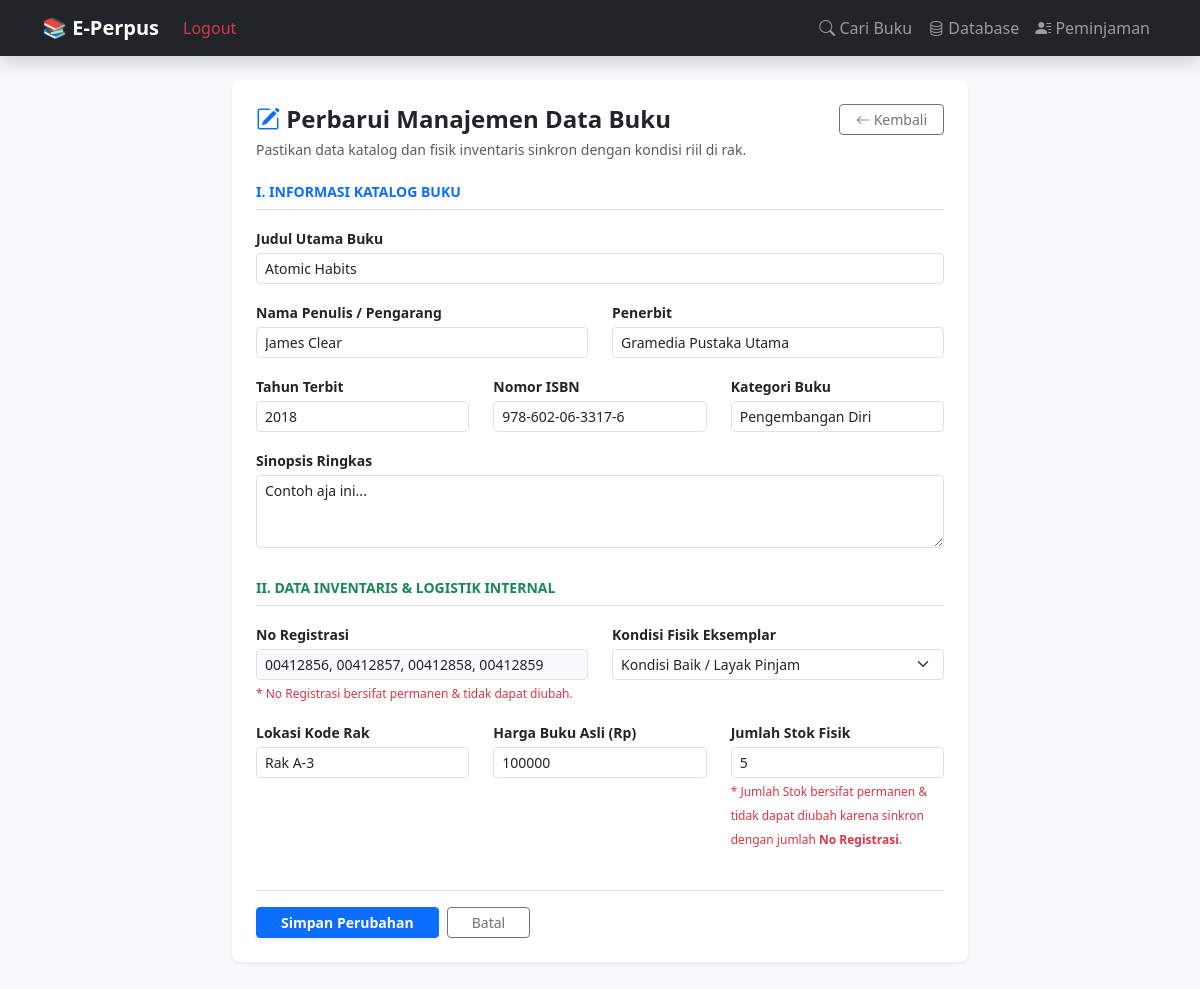
Page /edit/4 (signed in) on the earlier database version.
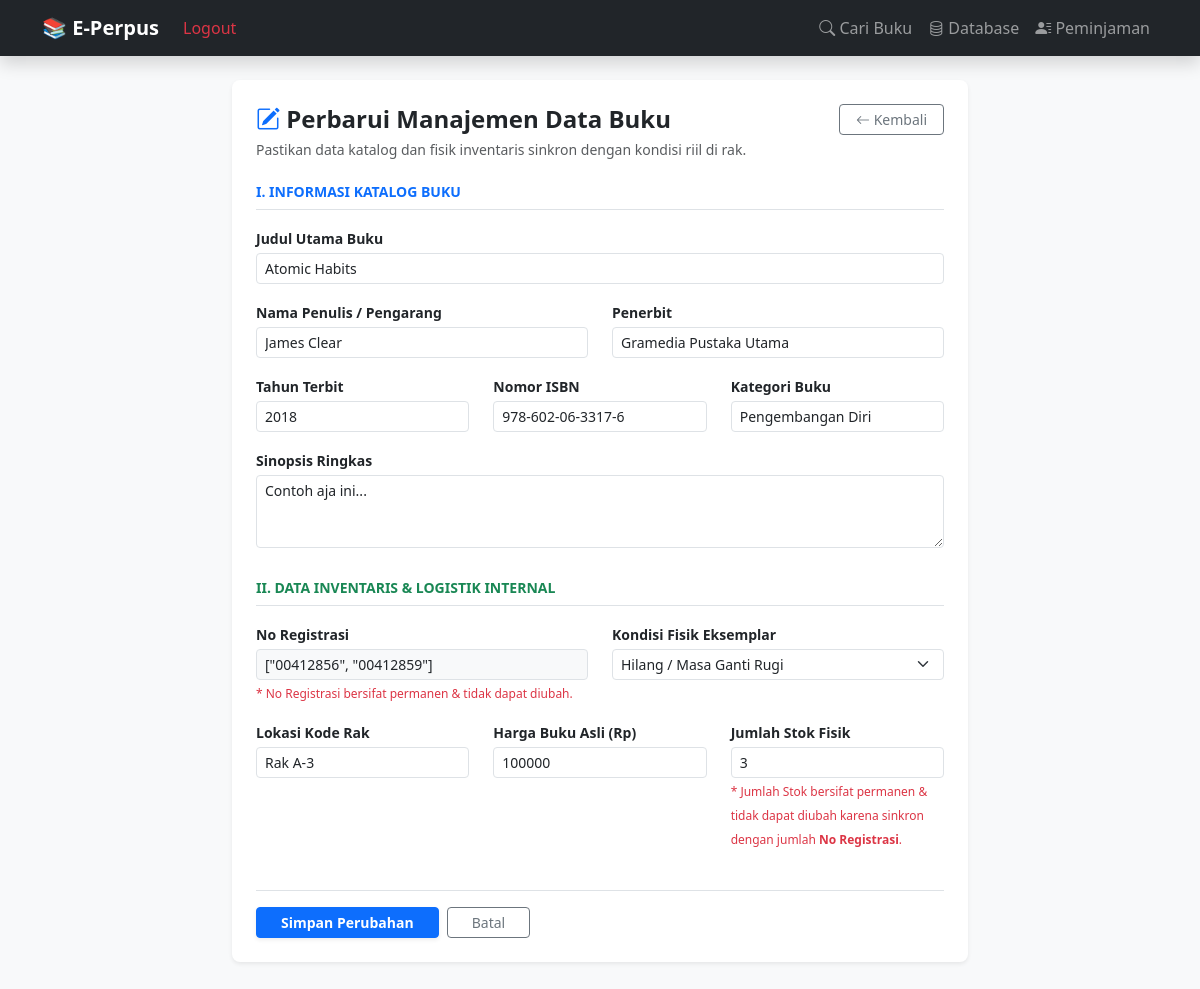
Same page on the later database version.
### tables this page shows
CREATE TABLE buku (
            id INTEGER PRIMARY KEY AUTOINCREMENT,
            -- Data Katalog (Publik)
            judul TEXT NOT NULL,
            sub_judul TEXT,
            penulis TEXT,
            penerbit TEXT,
            tahun_terbit TEXT,
            isbn TEXT,
            kategori TEXT,
            sinopsis TEXT,
            cover_img TEXT,
            -- Data Inventaris (Internal Pustakawan)
            id_buku_fisik TEXT UNIQUE, -- No Registrasi
            lokasi_rak TEXT,
            sumber_perolehan TEXT,     -- Pembelian / Hadiah / Sumbangan
            tanggal_masuk TEXT,
            kondisi_buku TEXT DEFAULT 'Baik', -- Baik / Rusak / Hilang
            harga_buku INTEGER DEFAULT 0,     -- Untuk Pelaporan Aset & Denda Opsi A
            stok INTEGER DEFAULT 1
        );

### app.py (the view, shortened to what this page needs)
@app.route('/edit/<int:id>', methods=['GET', 'POST'])
def edit_buku(id):
    if not session.get('logged_in'):
        flash('Silakan login terlebih dahulu!', 'danger')
        return redirect(url_for('login'))
    conn = get_db_connection()
    buku = conn.execute('SELECT * FROM buku WHERE id = ?', (id,)).fetchone()
    if buku is None:
        conn.close()
        flash('Data buku tidak ditemukan!', 'danger')
        return redirect(url_for('koleksi_lengkap'))
    if request.method == 'GET':
        back_url = request.referrer or url_for('koleksi_lengkap')
        conn.close()
        return render_template('edit.html', buku=buku, back_url=back_url)

### app.py (called while the page is built)
def get_db_connection():
    base_dir = os.path.dirname(os.path.abspath(__file__))
    db_path = os.path.join(base_dir, 'perpustakaan.db')
    conn = sqlite3.connect(db_path)
    conn.row_factory = sqlite3.Row
    return conn

### templates/edit.html (shortened to what the changed rows need)
{% extends 'layout.html' %}
{% block content %}
<div class="row justify-content-center mt-4">
    <div class="col-md-8">
        <div class="card shadow-sm border-0 rounded-3 p-4 mb-5">
            <form action="/edit/{{ buku.id }}" method="POST">
                <div class="row">
                    <div class="col-md-12 mb-3">
                        <label class="fw-bold small mb-1">Judul Utama Buku</label>
                        <input type="text" name="judul" class="form-control form-control-sm" value="{{ buku.judul }}" required>
                    </div>
                    <div class="col-md-6 mb-3">
                        <label class="fw-bold small mb-1">Nama Penulis / Pengarang</label>
                        <input type="text" name="penulis" class="form-control form-control-sm" value="{{ buku.penulis if buku.penulis else '' }}">
                    </div>
                    <div class="col-md-6 mb-3">
                        <label class="fw-bold small mb-1">Penerbit</label>
                        <input type="text" name="penerbit" class="form-control form-control-sm" value="{{ buku.penerbit if buku.penerbit else '' }}">
                    </div>
                    <div class="col-md-4 mb-3">
                        <label class="fw-bold small mb-1">Tahun Terbit</label>
                        <input type="text" name="tahun_terbit" class="form-control form-control-sm" value="{{ buku.tahun_terbit if buku.tahun_terbit else '' }}">
                    </div>
                    <div class="col-md-4 mb-3">
                        <label class="fw-bold small mb-1">Nomor ISBN</label>
                        <input type="text" name="isbn" class="form-control form-control-sm" value="{{ buku.isbn if buku.isbn else '' }}">
                    </div>
                    <div class="col-md-4 mb-3">
                        <label class="fw-bold small mb-1">Kategori Buku</label>
                        <input type="text" name="kategori" class="form-control form-control-sm" value="{{ buku.kategori if buku.kategori else '' }}">
                    </div>
                    <div class="col-12 mb-3">
                        <label class="fw-bold small mb-1">Sinopsis Ringkas</label>
                        <textarea name="sinopsis" class="form-control form-control-sm" rows="3">{{ buku.sinopsis if buku.sinopsis else '' }}</textarea>
                    </div>
                </div>
                <div class="row">
                    <div class="col-md-6 mb-3">
                        <label class="fw-bold small mb-1">No Registrasi</label>
                        <input type="text" name="id_buku_fisik" class="form-control form-control-sm bg-light" value="{{ buku.id_buku_fisik }}" readonly>
                        <small class="text-danger" style="font-size: 0.75rem;">* No Registrasi bersifat permanen & tidak dapat diubah.</small>
                    </div>
                    <div class="col-md-6 mb-3">
                        <label class="fw-bold small mb-1">Kondisi Fisik Eksemplar</label>
                        <select name="kondisi_buku" class="form-select form-select-sm">
                            <option value="Baik" {{ 'selected' if buku.kondisi_buku == 'Baik' else '' }}>Kondisi Baik / Layak Pinjam</option>
                            <option value="Hilang" {{ 'selected' if buku.kondisi_buku == 'Hilang' else '' }}>Hilang / Masa Ganti Rugi</option>
                        </select>
                    </div>
                    <div class="col-md-4 mb-3">
                        <label class="fw-bold small mb-1">Lokasi Kode Rak</label>
                        <input type="text" name="lokasi_rak" class="form-control form-control-sm" value="{{ buku.lokasi_rak if buku.lokasi_rak else '' }}" placeholder="Contoh: Rak A-1">
                    </div>
                    <div class="col-md-4 mb-3">
                        <label class="fw-bold small mb-1">Harga Buku Asli (Rp)</label>
                        <input type="number" name="harga_buku" class="form-control form-control-sm" value="{{ buku.harga_buku if buku.harga_buku else 0 }}" placeholder="Untuk denda Opsi A">
                    </div>
                    <div class="col-md-4 mb-3">
                        <label class="fw-bold small mb-1">Jumlah Stok Fisik</label>
                        <input type="number" name="stok" class="form-control form-control-sm" value="{{ buku.stok }}" readonly>
                        <small class="text-danger" style="font-size: 0.75rem;">* Jumlah Stok bersifat permanen & tidak dapat diubah karena sinkron dengan jumlah <strong>No Registrasi</strong>.</small>
                    </div>
                </div>
            </form>
        </div>
    </div>
</div>
{% endblock %}

Differences in the rows shown:
changed buku "Atomic Habits": id_buku_fisik "00412856, 00412857, 00412858, 00412859" → "[\"00412856\", \"00412859\"]"; stok "5" → "3"
Other differences:
form field kondisi_buku: "Kondisi Baik / Layak Pinjam" → "Hilang / Masa Ganti Rugi"
